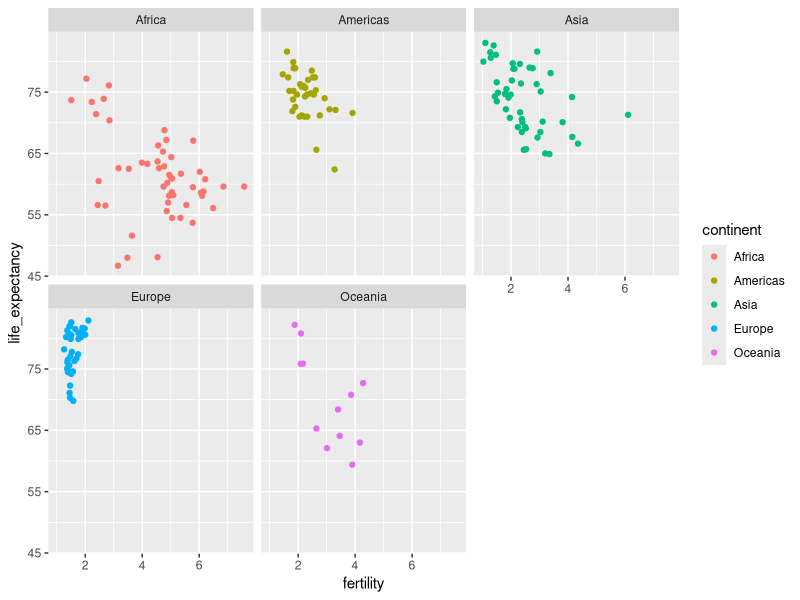
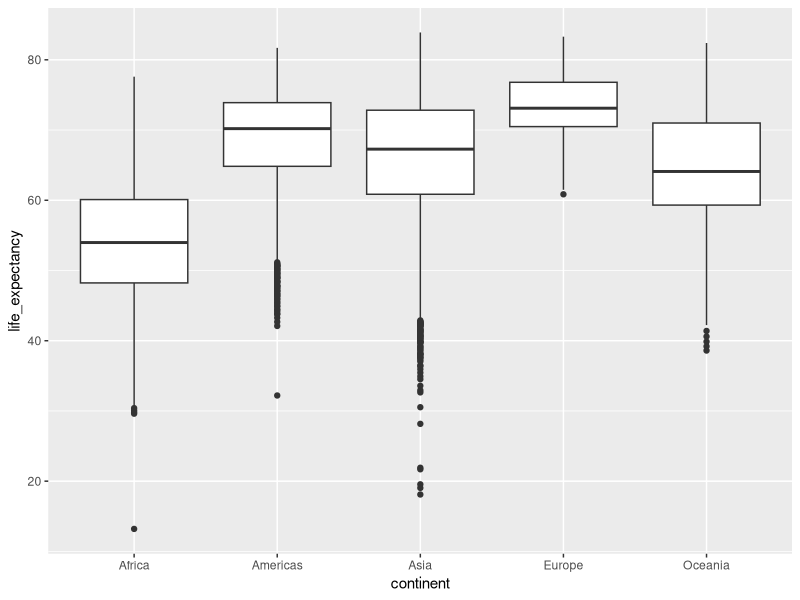
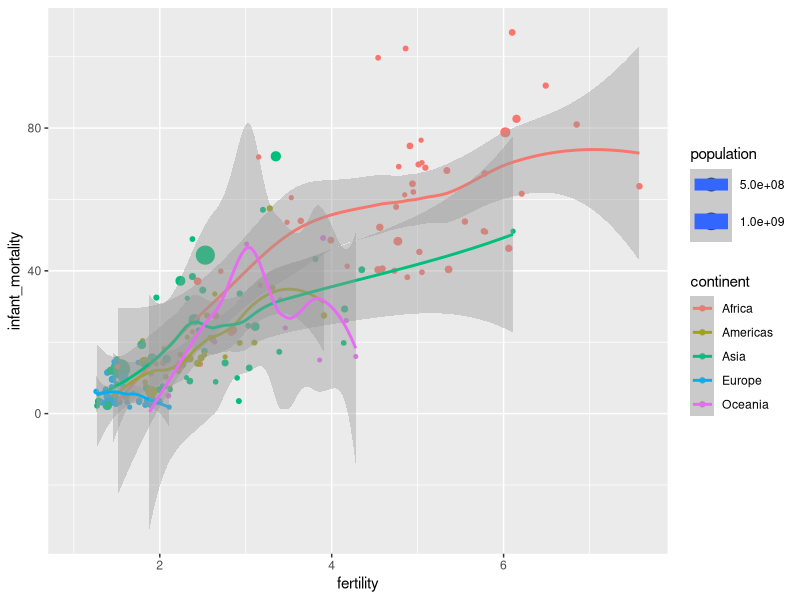
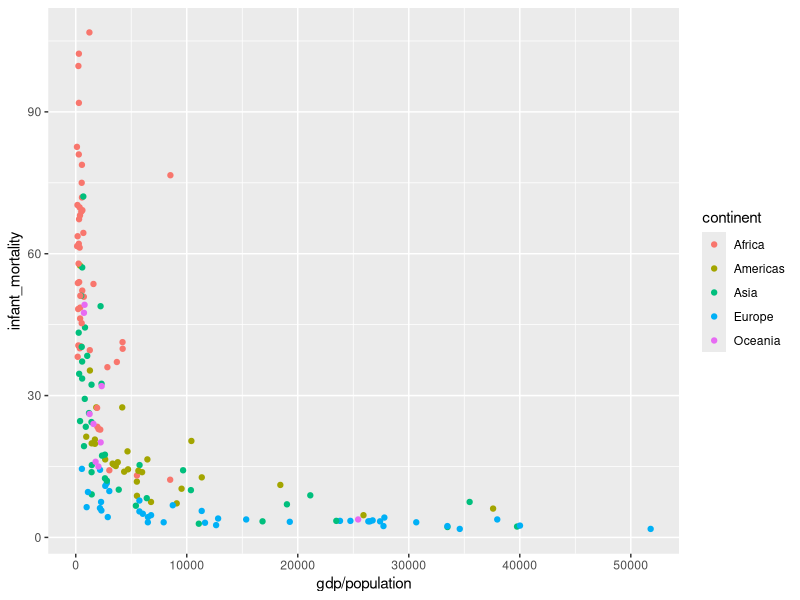

Generate these figures, in order, with R:
## ---- chunk 1
knitr::opts_chunk$set(echo = TRUE)
## ---- chunk 2

library(dslabs) #install.packages("dslabs")
library(tidyverse)

gap2011 <- gapminder %>% 
  as_tibble() %>% 
  filter(year == 2011)

## ---- chunk 3
ggplot(data = gap2011, mapping = aes(fertility, life_expectancy, color = continent)) +
  geom_point() +
  facet_wrap(~continent)

ggplot(gapminder) +
  geom_boxplot(aes(continent, life_expectancy))
## ---- chunk 4

ggplot(data = gap2011, mapping = aes(fertility, infant_mortality, color = continent, size = population)) +
  geom_point() +
  geom_smooth()

## ---- chunk 5

ggplot(gap2011) +
  geom_point(mapping = aes(x = gdp/population, infant_mortality, color = continent))
